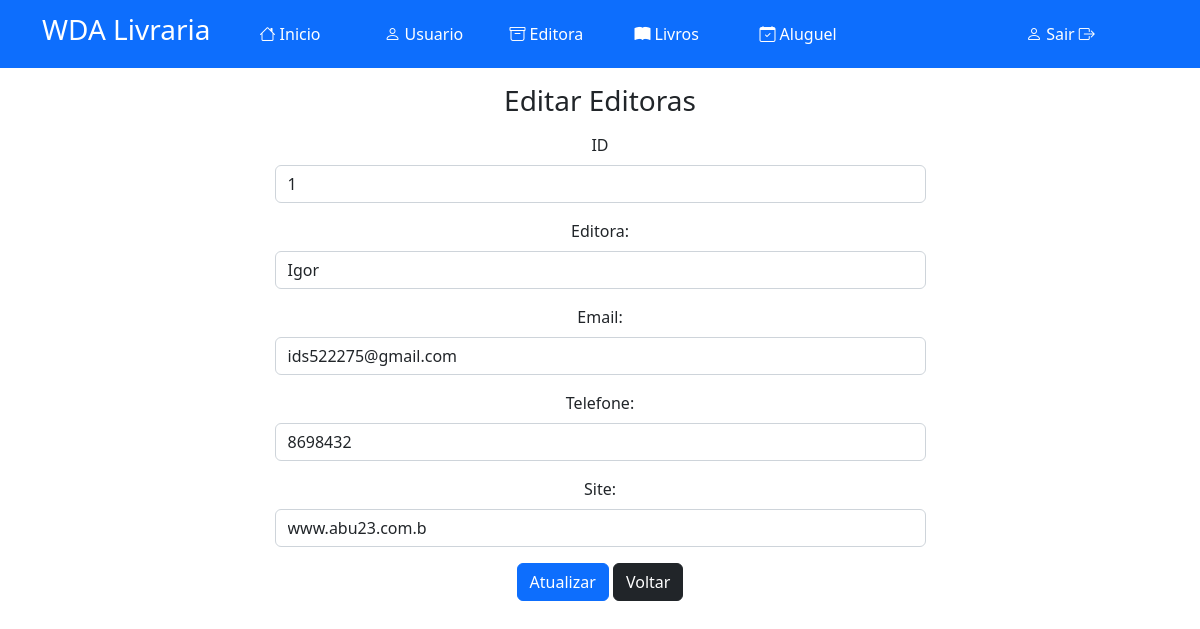
/index.php?menuop=editar-editora&idEditora=1 (signed in), run on an earlier commit of the app's database.
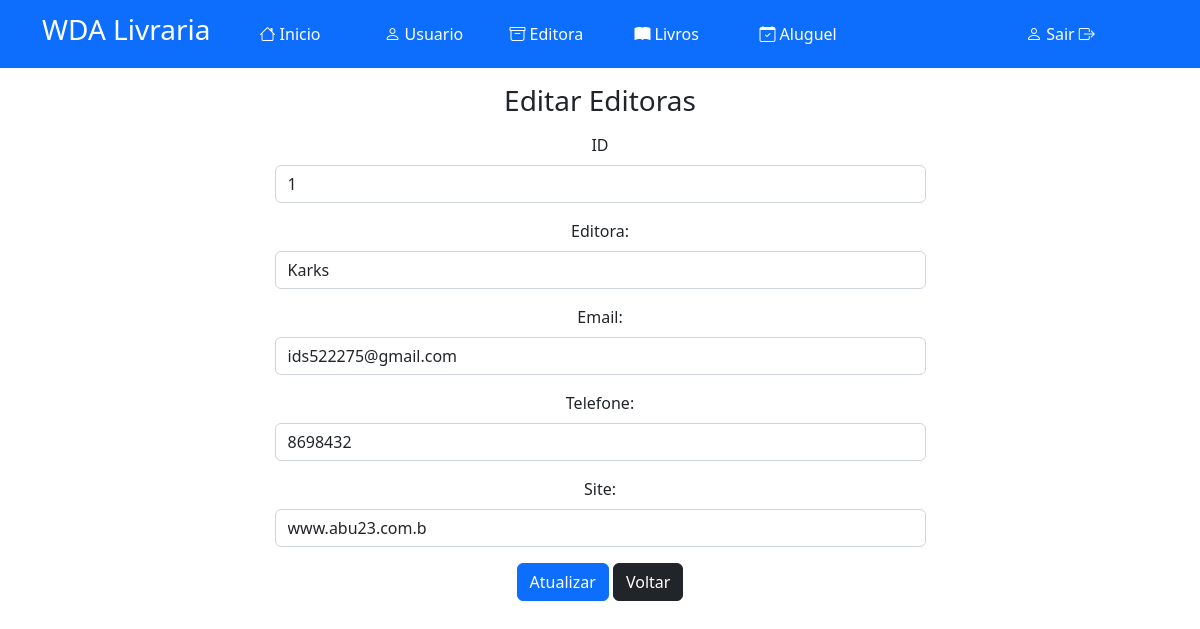
And on a later commit of the database.
### tables this page shows
CREATE TABLE `tbeditora` (
  `idEditora` int(11) NOT NULL,
  `nomeEditora` varchar(100) NOT NULL,
  `emailEditora` varchar(100) NOT NULL,
  `telefoneEditora` int(11) NOT NULL,
  `siteEditora` varchar(150) NOT NULL
);

### paginas/editora/editar-editora.php (the view)
<?php
$idEditora = $_GET["idEditora"];
$sql = "SELECT * FROM tbeditora WHERE idEditora= {$idEditora}";
$rs = $conexao -> query($sql);
$dados = $rs -> fetch_assoc();
?>
<center>
    <header class="mt-3 mb-3">
        <h3>Editar Editoras</h3>
    </header>
<div>
    <form action="index.php?menuop=atualizar-editora" method="POST">
        <div class="mb-3 col-7">
            <label class="form-label" for="idEditora">ID</label>
            <input class="form-control" type="text" name="idEditora" value="<?=$dados["idEditora"]?>">
        </div>
        <div class="mb-3 col-7">
            <label class="form-label" for="nomeEditora">Editora:</label>
            <input class="form-control" type="text" name="nomeEditora" value="<?=$dados["nomeEditora"]?>">
        </div>
        <div class="mb-3 col-7">
            <label class="form-label" for="emailEditora">Email:</label>
            <input class="form-control" type="email" name="emailEditora" value="<?=$dados["emailEditora"]?>" required>
        </div>
        <div class="mb-3 col-7">
            <label class="form-label" for="telefoneEditora">Telefone:</label>
            <input class="form-control" type="text" name="telefoneEditora" value="<?=$dados["telefoneEditora"]?>">
        </div>
        <div class="mb-3 col-7">
            <label class="form-label" for="siteEditora">Site:</label>
            <input class="form-control" type="text" name="siteEditora" value="<?=$dados["siteEditora"]?>">
        </div>
        <div class="mb-3">
            <input class="btn btn-primary" type="submit" value = "Atualizar" name="btnAtualizar">
            <a href="?menuop=editora" class="btn btn-dark">Voltar</a>
        </div>
    </form>
</div>
</center>

What changed in the data, as far as the page shows it:
changed tbeditora "ids522275@gmail.com": nomeEditora "Igor" → "Karks"
